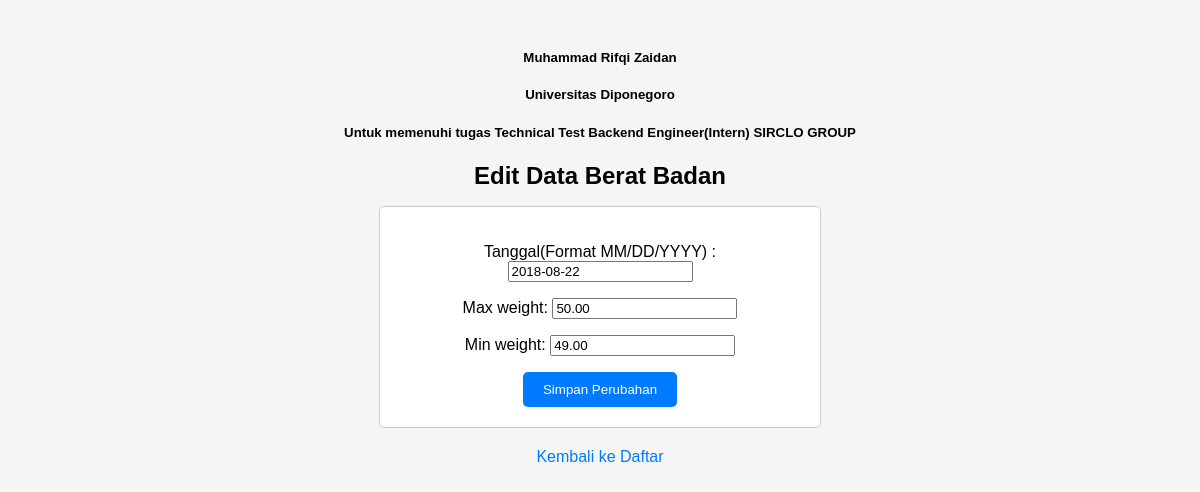
The page /edit/9/ on the database its author committed.
### weight_tracker/models.py (models this page shows, shortened)
class WeightRecord(models.Model):
    date = models.DateField()
    max_weight = models.DecimalField(max_digits=5, decimal_places=2)
    min_weight = models.DecimalField(max_digits=5, decimal_places=2)

### weight_tracker/views.py (the view)
# urls.py: path('edit/<int:record_id>/', views.edit, name='edit'),
def edit(request, record_id):
    record = get_object_or_404(WeightRecord, pk=record_id)
    if request.method == 'POST':
        form = WeightRecordForm(request.POST, instance=record)
        if form.is_valid():
            form.save()
            return redirect('index')
    else:
        form = WeightRecordForm(instance=record)
    return render(request, 'edit.html', {'form': form})

### weight_tracker/forms.py (shortened to what this page needs)
class WeightRecordForm(forms.ModelForm):
    class Meta:
        model = WeightRecord
        fields = ['date', 'max_weight', 'min_weight']
        labels = {
            'date': 'Tanggal(Format MM/DD/YYYY) :',
            }

### weight_tracker/templates/edit.html (shortened to what this page needs)
<!DOCTYPE html>
<html lang="en">
<head>
</head>
<body>
    <h5>Muhammad Rifqi Zaidan</h5>
    <h5>Universitas Diponegoro</h5>
    <h5>Untuk memenuhi tugas Technical Test Backend Engineer(Intern) SIRCLO GROUP</h5>
    <h1>Edit Data Berat Badan</h1>
    <form method="post">
        {{ form.as_p }}
        <button type="submit">Simpan Perubahan</button>
    </form>
    <a href="{% url 'index' %}">Kembali ke Daftar</a>
</body>
</html>

### weight_tracker/templates/edit.html (style rules this page uses)
body { font-family: Arial, sans-serif; background-color: #f5f5f5; text-align: center; padding: 20px; }
h1 { font-size: 24px; }
form { max-width: 400px; margin: 0 auto; background-color: #fff; padding: 20px; border: 1px solid #ccc; border-radius: 5px; }
form button { background-color: #007bff; color: #fff; border: none; padding: 10px 20px; border-radius: 5px; cursor: pointer; }
a { display: block; margin-top: 20px; text-decoration: none; color: #007bff; }

### rows shown on the page
WeightRecord: date "2018-08-22", max_weight "50.00", min_weight "49.00"
